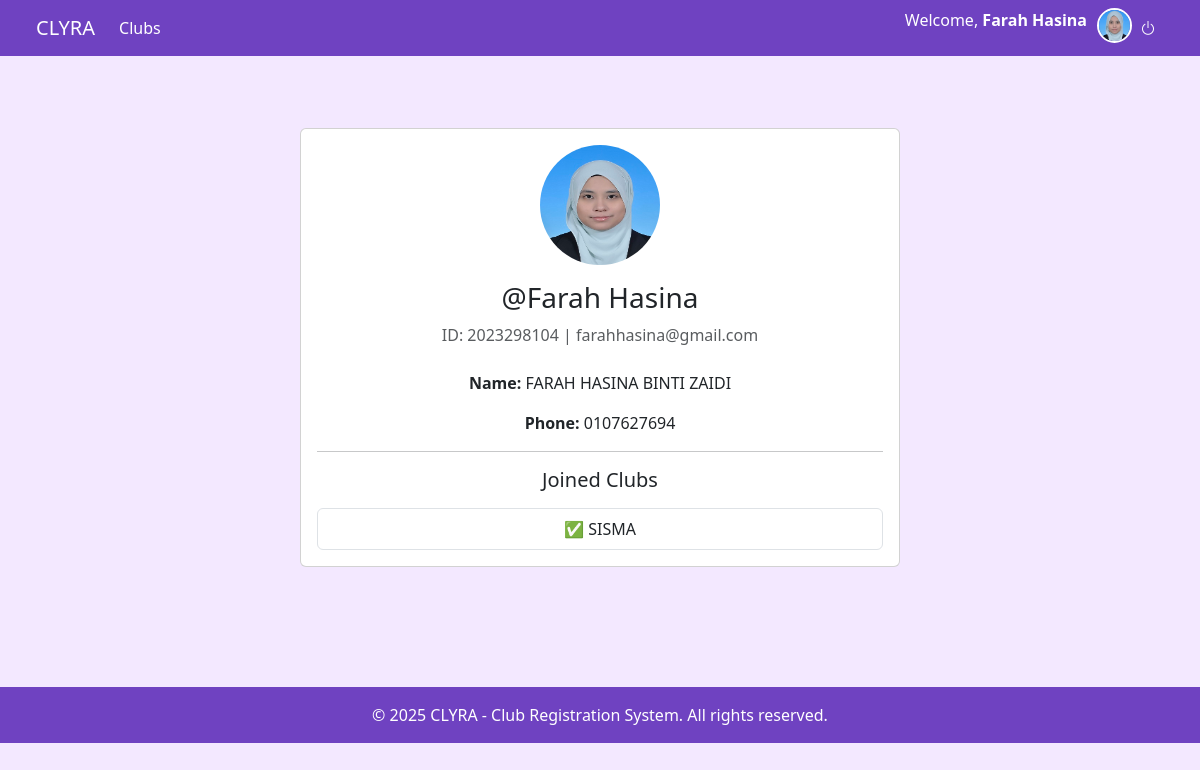
/profile.php (signed in), run on the app's committed database.
### tables this page shows
CREATE TABLE `users` (
  `id` int(11) NOT NULL,
  `full_name` varchar(100) NOT NULL,
  `student_id` varchar(20) NOT NULL,
  `email` varchar(100) NOT NULL,
  `phone` varchar(20) NOT NULL,
  `username` varchar(50) NOT NULL,
  `password` varchar(255) NOT NULL,
  `picture` varchar(255) DEFAULT NULL,
  `role` enum('student','admin') DEFAULT 'student'
);

CREATE TABLE `applications` (
  `id` int(11) NOT NULL,
  `user_id` int(11) NOT NULL,
  `club_name` varchar(100) NOT NULL,
  `status` enum('Pending','Approved','Rejected') DEFAULT 'Pending'
);

### profile.php (the view, shortened to what this page needs)
<?php
include 'db.php';
include 'header.php';
$user_id = $_SESSION['user_id'];
$stmt = $conn->prepare("SELECT full_name, student_id, email, phone, username, picture FROM users WHERE id = ?");
$stmt->bind_param("i", $user_id);
$stmt->execute();
$result = $stmt->get_result();
$user = $result->fetch_assoc();
$clubs = $conn->prepare("SELECT club_name FROM applications WHERE user_id = ? AND status = 'Approved'");
$clubs->bind_param("i", $user_id);
$clubs->execute();
$club_result = $clubs->get_result();
?>
<div class="container py-5">
  <div class="card mx-auto" style="max-width: 600px;">
    <div class="card-body text-center">
      <img src="uploads/<?= htmlspecialchars($user['picture']) ?>" class="rounded-circle mb-3" width="120" height="120" alt="Profile Picture">
      <h3 class="mb-2">@<?= htmlspecialchars($user['username']) ?></h3>
      <p class="text-muted mb-4">ID: <?= htmlspecialchars($user['student_id']) ?> | <?= htmlspecialchars($user['email']) ?></p>
      <p><strong>Name:</strong> <?= htmlspecialchars($user['full_name']) ?></p>
      <p><strong>Phone:</strong> <?= htmlspecialchars($user['phone']) ?></p>
      <hr>
      <h5 class="mb-3">Joined Clubs</h5>
      <?php if ($club_result->num_rows): ?>
        <ul class="list-group">
          <?php while ($c = $club_result->fetch_assoc()): ?>
            <li class="list-group-item">✅ <?= htmlspecialchars($c['club_name']) ?></li>
          <?php endwhile; ?>
        </ul>
      <?php else: ?>
        <p class="text-muted">No approved club registrations yet.</p>
      <?php endif; ?>
    </div>
  </div>
</div>
<?php include 'footer.php'; ?>

### header.php (shortened to what this page needs)
<!DOCTYPE html>
<html lang="en">
<head>
  <link href="https://cdn.jsdelivr.net/npm/bootstrap@5.3.3/dist/css/bootstrap.min.css" rel="stylesheet">
  <link rel="stylesheet" href="https://cdn.jsdelivr.net/npm/bootstrap-icons@1.10.5/font/bootstrap-icons.css">
</head>
<body>
<nav class="navbar navbar-expand-lg navbar-dark px-4">
  <div class="container-fluid">
    <a class="navbar-brand" href="homepage.php">CLYRA</a>
    <div class="collapse navbar-collapse" id="navbarNav">
      <ul class="navbar-nav me-auto">
        <?php if (isset($_SESSION['role']) && $_SESSION['role'] === 'admin'): ?>
          <li class="nav-item"><a class="nav-link" href="admin_dashboard.php">Dashboard</a></li>
        <?php else: ?>
          <li class="nav-item"><a class="nav-link" href="browse_clubs.php">Clubs</a></li>
        <?php endif; ?>
      </ul>
      <ul class="navbar-nav ms-auto">
        <?php if (isset($_SESSION['username'])): ?>
          <li class="nav-item">
            <span class="navbar-text">
              Welcome, <strong><?= htmlspecialchars($_SESSION['username']) ?></strong>
            </span>
          </li>
        <?php if (isset($_SESSION['role']) && $_SESSION['role'] !== 'admin'): ?>
          <li class="nav-item">
            <a href="profile.php">
            <img src="uploads/<?= htmlspecialchars($_SESSION['picture'] ?? 'default.png') ?>" class="profile-img" alt="Profile">
            </a>
          </li>
        <?php endif; ?>
          <li class="nav-item">
            <a class="nav-link" href="logout.php" title="Logout">
              <i class="bi bi-power"></i>
            </a>
          </li>
        <?php endif; ?>
      </ul>
    </div>
  </div>
</nav>
<div class="container py-4">

### footer.php (shortened to what this page needs)
</div>
<footer class="text-center py-3 mt-5" style="background-color: #6f42c1; color: white;">
  <div>&copy; <?= date('Y') ?> CLYRA - Club Registration System. All rights reserved.</div>
</footer>
</body>
</html>

### header.php (style rules this page uses)
body { background-color: #f3e8ff; }
.navbar { background-color: #6f42c1; }
.navbar .nav-link, .navbar .navbar-text { color: white !important; }
.profile-img { width: 35px; height: 35px; object-fit: cover; border-radius: 50%; margin-left: 10px; border: 2px solid #fff; }

### data on the page
users: picture (picture), username "Farah Hasina", student "2023298104", email "farahhasina@gmail.com", full_name "FARAH HASINA BINTI ZAIDI", phone "0107627694"
applications: club_name "SISMA"

### other printed values
$_SESSION['username'] "Farah Hasina"
